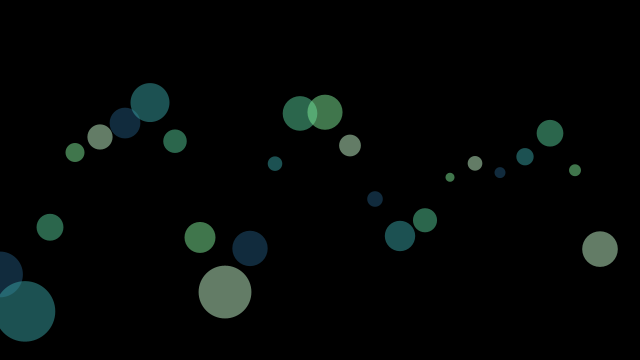
Frame 1 (no input)
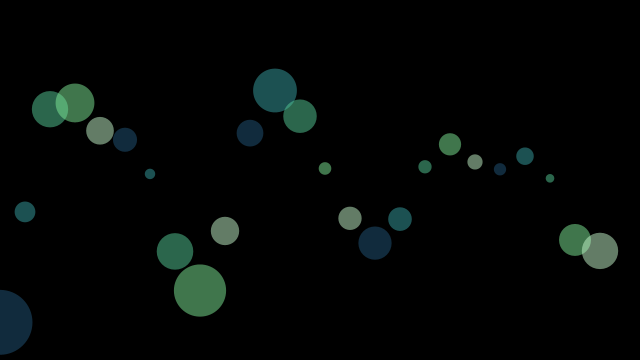
Frame 60 (the mouse pressed at the canvas centre just before this capture)
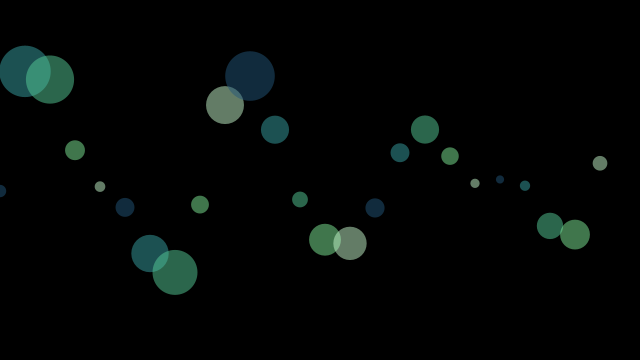
Frame 120 (the mouse held since frame 60 and released just before this capture)

The Processing sketch that drew these frames (run headless with seeded random() and noise(); from frame 60 on, the mouse is pressed at the canvas centre):

// Processing sketch: Wave_animation
// ── Wave_animation.pde
/**
 * Additive Wave
 * by Daniel Shiffman. 
 * 
 * Create a more complex wave by adding two waves together. 
 */
 
int xspacing = 25;   // How far apart should each horizontal location be spaced
int w;              // Width of entire wave
int maxwaves = 12;   // total # of waves to add together
color[] waveColors = new color[5];  // 创建三个不同的颜色
float theta = 0.0;
float[] amplitude = new float[maxwaves];   // Height of wave
float[] dx = new float[maxwaves];          // Value for incrementing X, to be calculated as a function of period and xspacing
float[] yvalues;                           // Using an array to store height values for the wave (not entirely necessary)

void setup() {
  size(640, 360);
  frameRate(50);
  colorMode(RGB, 255, 255, 255, 100);
  w = width + 8;

  for (int i = 0; i < maxwaves; i++) {
    amplitude[i] = random(10,30);
    float period = random(100,300); // How many pixels before the wave repeats
    dx[i] = (TWO_PI / period) * xspacing;
  }

  yvalues = new float[w/xspacing];
  waveColors[0] = color(34, 87, 122); 
  waveColors[1] = color(56, 163, 165);  
  waveColors[2] = color(87, 204, 153);  
  waveColors[3] = color(128, 237, 153);  
  waveColors[4] = color(199, 249, 204);  
  
  amplitude[0] = random(10, 30);  // 第一个波浪的振幅
  float period1 = random(100, 300);  // 第一个波浪的周期
  dx[0] = (TWO_PI / period1) * xspacing;
  
  amplitude[1] = random(10, 30);  // 第二个波浪的振幅
  float period2 = random(100, 300);  // 第二个波浪的周期
  dx[1] = (TWO_PI / period2) * xspacing;
  
  amplitude[2] = random(10, 30);  // 第三个波浪的振幅
  float period3 = random(100, 300);  // 第三个波浪的周期
  dx[2] = (TWO_PI / period3) * xspacing;
}

void draw() {
  background(0);
  calcWave();
  renderWave();
}

void calcWave() {
  // Increment theta (try different values for 'angular velocity' here
  theta += 0.02;

  // Set all height values to zero
  for (int i = 0; i < yvalues.length; i++) {
    yvalues[i] = 0;
  }
 
  // Accumulate wave height values
  for (int j = 0; j < maxwaves; j++) {
    float x = theta;
    for (int i = 0; i < yvalues.length; i++) {
      // Every other wave is cosine instead of sine
      if (j % 2 == 0)  yvalues[i] += sin(x)*amplitude[j];
      else yvalues[i] += cos(x)*amplitude[j];
      x+=dx[j];
    }
  }
}

void renderWave() {
  // A simple way to draw the wave with an ellipse at each location
  noStroke();
  fill(255,50);
  ellipseMode(CENTER);
  for (int x = 0; x < yvalues.length; x++) {
    int waveIndex = x % 5;  // 循环使用三个不同的颜色
    fill(waveColors[waveIndex], 50);  // 使用对应的颜色
    float radius = map(abs(yvalues[x]), 0, 60, 8, 32); // 根据yvalues的绝对值映射半径
    ellipse(x * xspacing, height / 2 + yvalues[x], radius, radius); // 使用计算出的半径绘制圆圈
  }
}
